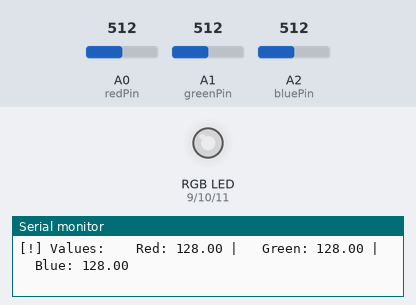
Recording of a sketch running on a simulated Arduino Uno, built with avr-gcc and run on an emulated ATmega328P. On the bench: an RGB LED mixed from three pins (HIGH = lit), the last lines printed to the serial monitor. The test bench sets the inputs (shaded band); at power-on: A0 (redPin) = 512, A1 (greenPin) = 512, A2 (bluePin) = 512. Dim RGB values are drawn brighter than linear.

Above: at 1.8 s.
1.9 s: A0 (redPin) set to 306
At 3.1 s:
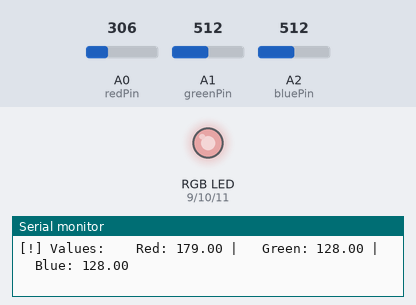
3.5 s: A1 (greenPin) set to 306
At 4.7 s:
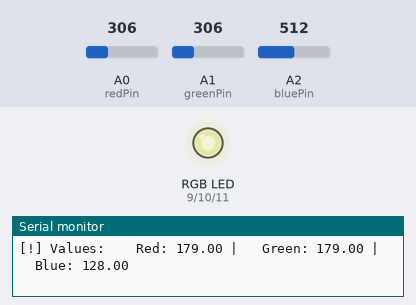
5.5 s: A2 (bluePin) set to 306
At 6.4 s:
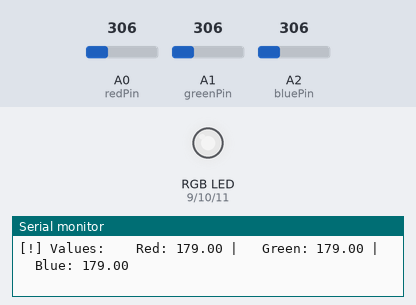
7.5 s: A0 (redPin) set to 122
At 9.2 s:
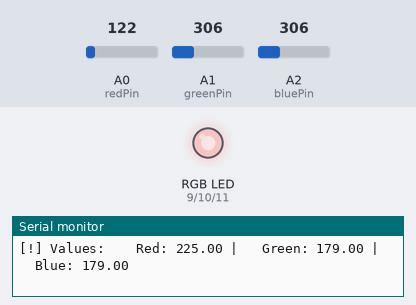
9.5 s: A1 (greenPin) set to 122
At 10.8 s:
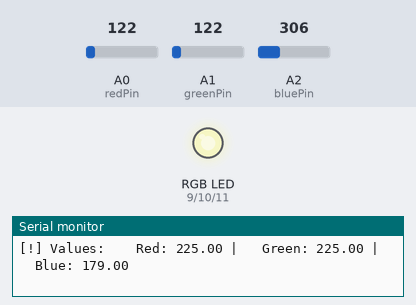
11.5 s: A2 (bluePin) set to 122
At 12.5 s:
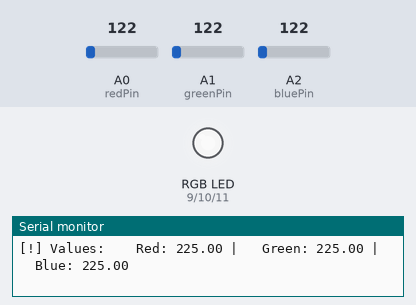
Timing chart, 0 to 14.5 s (numbered marks = the images above; inputs shaded):
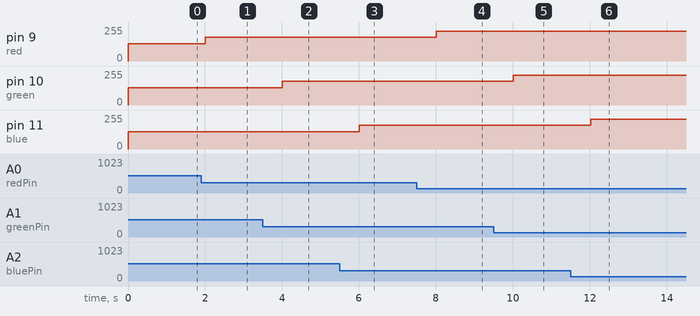

The sketch:

_Controlling_Cathode_RGB_LED_Brightness_Using_Potentiometers.ino
```cpp
/*
This program controls the brightness of an RGB LED using three potentiometers, each corresponding to the red, green, and blue channels.
The values from the potentiometers are read as analog inputs, mapped to a 0-255 range for PWM output, and then used to control the brightness
of each color channel on the RGB LED.

Required Materials:
  - Arduino Uno board
  - USB cable
  - RGB LED (common cathode)
  - 3 potentiometers
  - 3 resistors (220 ohms each)
  - Breadboard and connecting wires
*/

const int redPin = A0;
const int greenPin = A1;
const int bluePin = A2;
const int red = 9;
const int green = 10;
const int blue = 11;
float redValue = 0.0, greenValue = 0.0, blueValue = 0.0;
const int SLEEP = 1000;

void setup() {
  Serial.begin(9600);
  pinMode(redPin, INPUT);
  pinMode(greenPin, INPUT);
  pinMode(bluePin, INPUT);

  pinMode(red, OUTPUT);
  pinMode(green, OUTPUT);
  pinMode(blue, OUTPUT);
}

void loop() {
  redValue = map(analogRead(redPin), 0, 1023, 255, 0);
  greenValue = map(analogRead(greenPin), 0, 1023, 255, 0);
  blueValue = map(analogRead(bluePin), 0, 1023, 255, 0);


  Serial.println("[!] Values:    Red: " + String(redValue) + " |   Green: " + String(greenValue) + " |   Blue: " + String(blueValue));
  analogWrite(red, redValue);
  analogWrite(green, greenValue);
  analogWrite(blue, blueValue);
  delay(SLEEP);
}
```

Measured:
- after the input at 1.9 s, pin 9 (red): 128/255 → 179/255 after 0.10 s
- after the input at 3.5 s, pin 10 (green): 128/255 → 179/255 after 0.51 s
- after the input at 5.5 s, pin 11 (blue): 128/255 → 179/255 after 0.51 s
- after the input at 7.5 s, pin 9 (red): 179/255 → 225/255 after 0.51 s
- after the input at 9.5 s, pin 10 (green): 179/255 → 225/255 after 0.52 s
- after the input at 11.5 s, pin 11 (blue): 179/255 → 225/255 after 0.52 s
